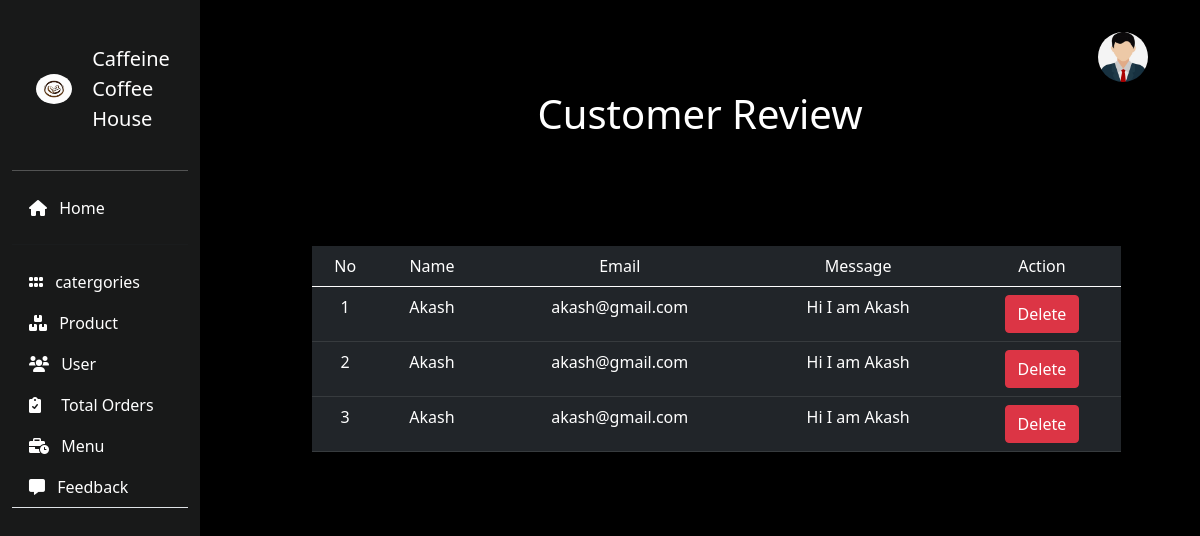
Page /comment/ (signed in) on the committed database.
### Coffeine/models.py (models this page shows)
class Manager(models.Model):
    name = models.CharField(max_length=100,null=True)
    email = models.EmailField(unique=True,null=True)
    password = models.CharField(max_length=100,null=True)
    age = models.PositiveIntegerField(null=True)
    gender = models.CharField(max_length=100,null=True)
    Address = models.TextField(null=True)
    Role = models.CharField(max_length=100,null=True)
    mag_img = models.ImageField(upload_to="folder",null=True)

class messageModel(models.Model):
    username = models.TextField(null=True)
    email = models.EmailField(max_length=254,null=True)
    message = models.TextField(null=True)

### Coffeine/views.py (the view)
# urls.py: path('comment/',views.comment,name = "comment"),
def comment(request):
    manager_id = request.session.get('manager_id')
    manager = Manager.objects.get(id = manager_id)
    reviews = messageModel.objects.all()
    for review in reviews:
        reviews.random_number = random.randint(1,100)
    return render(request,"comment.html",{"reviews":reviews,"manager":manager})

### Coffeine/context_processors.py (called while the page is built)
def user_context(request):
    user_id = request.session.get('user_id')
    if user_id:
        try:
            user = userModel.objects.get(id=user_id)
            return {
                'username': user.username,
                'user_img': user.user_img.url if user.user_img else None
                }
        except userModel.DoesNotExist:
            return {
                'username': None,
                'user_img': None
                }
    return {
        'username': None,
        'user_img': None
        }

### Coffeine/templates/comment.html (shortened to what this page needs)
<!DOCTYPE html>
<html lang="en">
{% load static %}
<head>
    <link href="https://cdn.jsdelivr.net/npm/bootstrap@5.0.2/dist/css/bootstrap.min.css" rel="stylesheet">
    <link rel="stylesheet" href="https://cdnjs.cloudflare.com/ajax/libs/font-awesome/6.0.0-beta3/css/all.min.css">
</head>
<body>
    <div class="container-fluid" >
        <div class="row">
            <div class="d-flex flex-column justify-content-between min-vh-100 col-2" style="background-color: #181919;">
                <div class="mt-4">
                    <div class="d-flex" style="margin-right:-10px;">
                        <a  class="text-white text-decoration-none d-flex align-items-center  ms-4" role="button">
                            <img src="{% static 'images/log1.png' %}" alt="" id="logo" class="d-inline-block align-text-top ms-auto ">
                            <span class="fs-5 d-none d-sm-inline" style="color: white;padding: 20px;" >  Caffeine <br> Coffee House </span>
                        </a>
                    </div>
                    <hr class="text-white" />
                    <ul class="nav nav-tabs flex-column mt-2 mt-sm-0" id="menu">
                         <li class="nav-item">
                            <a href="{% url 'manager' %}" class="nav-link text-white" aria-current="page">
                                <i class="fa-solid fa-house"></i>
                                <span class="ms-2 d-none d-sm-inline"> Home</span>
                            </a>
                            <hr >
                         </li>
                         <li class="nav-item">
                            <a href="{% url 'category_list' %}" class="nav-link text-white" aria-current="page">
                                <i class="fa-solid fa-grip"></i>
                                <span class="ms-2 d-none d-sm-inline"> catergories </span>
                            </a>
                         </li>
                         <li class="nav-item">
                            <a href="{% url 'prodlist' %}" class="nav-link text-white" aria-current="page">
                                <i class="fas fa-boxes"></i>
                                <span class="ms-2 d-none d-sm-inline"> Product </span>
                            </a>
                         </li>
                         <li class="nav-item">
                            <a href="{% url 'user' %}" class="nav-link text-white" aria-current="page">
                                <i class="fa-solid fa-users"></i>
                                <span class="ms-2 d-none d-sm-inline"> User </span>
                            </a>
                         </li>
                         <li class="nav-item">
                            <a href="{% url 'ordersum' %}" class="nav-link text-white" aria-current="page">
                                <i class="fas fa-clipboard-check"></i>
                                <span class="ms-3 d-none d-sm-inline"> Total Orders </span>
                            </a>
                         </li>
                         <li class="nav-item">
                            <a href="{% url 'menuview' %}" class="nav-link text-white" aria-current="page">
                                <i class="fa-solid fa-business-time"></i>
                                <span class="ms-2 d-none d-sm-inline"> Menu </span>
                            </a>
                         </li>
                         <li class="nav-item">
                            <a href="{% url 'comment' %}" class="nav-link text-white" aria-current="page">
                                <i class="fa-solid fa-message"></i>
                                <span class="ms-2 d-none d-sm-inline"> Feedback </span>
                            </a>
                         </li>
                    </ul>
                </div>
            </div>
            <div class="col">
                <div class="container-fluid d-flex justify-content-end mt-4 fs-5 text-white" >
                    <li class="nav-item dropdown" style="list-style: none;">
                        <a href="/" class="nav-link dropdown" id="navbarDropdown" role="button" data-bs-toggle="dropdown" aria-expanded="true">
                        {% if manager.mag_img %}
                            <img src="{{ manager.mag_img.url }}" alt="User Image"  style="width: 50px;height: 50px;border-radius: 50%;">
                        {% else %}
                            <p>No image uploaded.</p>
                        {% endif %}                        </a>
                    </li>
                </div>
                <h1 style="color: white; text-align: center;"> Customer Review </h1>
                <div class="row">
                    <div class="col-10" style="margin-left: 100px;">
                        <table class=" table table-dark table-hover">
                            <thead>
                                <tr>
                                   <td> No </td>
                                   <td> Name </td>
                                   <td> Email </td>
                                   <td> Message </td>
                                   <td> Action </td>
                                </tr>
                            </thead>
                            <tbody>
                                {% for i in reviews %}
                                   <tr>
                                        <td>{{forloop.counter}}</td>
                                        <td>{{i.username}}</td>
                                        <td>{{i.email}}</td>
                                        <td>{{i.message}}</td>
                                        <td><a href="{% url 'delete' i.id %}" class="btn btn-danger"> Delete </a></td>
                                   </tr>
                                {% endfor%}
                            </tbody>
                        </table>
                    </div>
                </div>
            </div>
        </div>
    </div>
</body>
</html>

### Coffeine/templates/comment.html (style rules this page uses)
body { background-color: black; }
#logo { border-radius: 50%; width: 50px; height: 30px; }
table { margin-top: 100px; }
td { text-align: center; }

### rows in the picture
Manager: mag_img (placeholder picture)
messageModel: username "Akash", email "akash@gmail.com", message "Hi I am Akash"
messageModel: username "Akash", email "akash@gmail.com", message "Hi I am Akash"
messageModel: username "Akash", email "akash@gmail.com", message "Hi I am Akash"
